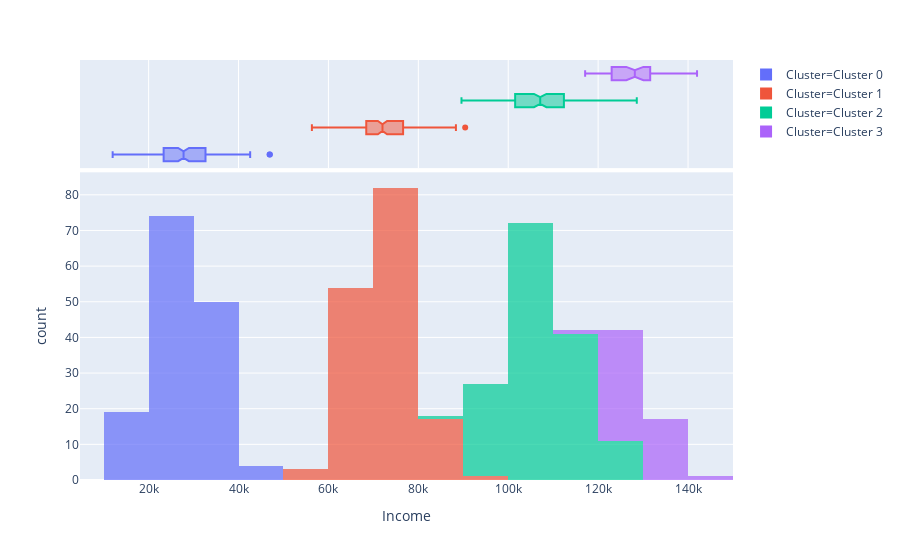

This figure's notebook cell:
### Code cell
# plot a model
plot_model(kmeans,plot='distribution',feature='Income')

### Figure 1 — Plotly figure (JSON) as saved in the notebook; plotly's stock layout.template omitted (floating-point values rounded to 4 significant figures; data arrays with more than 128 entries replaced by an {"elided": "..."} marker saying what was removed)
{"data": [{"alignmentgroup": "True", "bingroup": "x", "hoverlabel": {"namelength": 0}, "hovertemplate": "Cluster=Cluster 0<br>Income=%{x}<br>count=%{y}", "legendgroup": "Cluster=Cluster 0", "marker": {"color": "#636efa", "opacity": 0.7}, "name": "Cluster=Cluster 0", "offsetgroup": "Cluster=Cluster 0", "orientation": "v", "showlegend": true, "type": "histogram", "x": {"elided": "147 int values"}, "xaxis": "x", "yaxis": "y"}, {"alignmentgroup": "True", "customdata": {"elided": "147x5 mixed values"}, "hoverlabel": {"namelength": 0}, "hovertemplate": "Cluster=%{customdata[4]}<br>Income=%{customdata[1]}<br>Age=%{customdata[0]}<br>SpendingScore=%{customdata[2]}<br>Savings=%{customdata[3]}", "legendgroup": "Cluster=Cluster 0", "marker": {"color": "#636efa"}, "name": "Cluster=Cluster 0", "notched": true, "offsetgroup": "Cluster=Cluster 0", "showlegend": false, "type": "box", "x": {"elided": "147 int values"}, "xaxis": "x2", "yaxis": "y2"}, {"alignmentgroup": "True", "bingroup": "x", "hoverlabel": {"namelength": 0}, "hovertemplate": "Cluster=Cluster 1<br>Income=%{x}<br>count=%{y}", "legendgroup": "Cluster=Cluster 1", "marker": {"color": "#EF553B", "opacity": 0.7}, "name": "Cluster=Cluster 1", "offsetgroup": "Cluster=Cluster 1", "orientation": "v", "showlegend": true, "type": "histogram", "x": {"elided": "157 int values"}, "xaxis": "x", "yaxis": "y"}, {"alignmentgroup": "True", "customdata": {"elided": "157x5 mixed values"}, "hoverlabel": {"namelength": 0}, "hovertemplate": "Cluster=%{customdata[4]}<br>Income=%{customdata[1]}<br>Age=%{customdata[0]}<br>SpendingScore=%{customdata[2]}<br>Savings=%{customdata[3]}", "legendgroup": "Cluster=Cluster 1", "marker": {"color": "#EF553B"}, "name": "Cluster=Cluster 1", "notched": true, "offsetgroup": "Cluster=Cluster 1", "showlegend": false, "type": "box", "x": {"elided": "157 int values"}, "xaxis": "x2", "yaxis": "y2"}, {"alignmentgroup": "True", "bingroup": "x", "hoverlabel": {"namelength": 0}, "hovertemplate": "Cluster=Cluster 2<br>Income=%{x}<br>count=%{y}", "legendgroup": "Cluster=Cluster 2", "marker": {"color": "#00cc96", "opacity": 0.7}, "name": "Cluster=Cluster 2", "offsetgroup": "Cluster=Cluster 2", "orientation": "v", "showlegend": true, "type": "histogram", "x": {"elided": "151 int values"}, "xaxis": "x", "yaxis": "y"}, {"alignmentgroup": "True", "customdata": {"elided": "151x5 mixed values"}, "hoverlabel": {"namelength": 0}, "hovertemplate": "Cluster=%{customdata[4]}<br>Income=%{customdata[1]}<br>Age=%{customdata[0]}<br>SpendingScore=%{customdata[2]}<br>Savings=%{customdata[3]}", "legendgroup": "Cluster=Cluster 2", "marker": {"color": "#00cc96"}, "name": "Cluster=Cluster 2", "notched": true, "offsetgroup": "Cluster=Cluster 2", "showlegend": false, "type": "box", "x": {"elided": "151 int values"}, "xaxis": "x2", "yaxis": "y2"}, {"alignmentgroup": "True", "bingroup": "x", "hoverlabel": {"namelength": 0}, "hovertemplate": "Cluster=Cluster 3<br>Income=%{x}<br>count=%{y}", "legendgroup": "Cluster=Cluster 3", "marker": {"color": "#ab63fa", "opacity": 0.7}, "name": "Cluster=Cluster 3", "offsetgroup": "Cluster=Cluster 3", "orientation": "v", "showlegend": true, "type": "histogram", "x": [122671, 138443, 138021, 134734, 129087, 129469, 129937, 123005, 126500, 121468, 120226, 122924, 134209, 130974, 131578, 132948, 123153, 131827, 128625, 136644, 134389, 130934, 122581, 122788, 130361, 123229, 129142, 127352, 120525, 126617, 123828, 125662, 127699, 130813, 123678, 129726, 134966, 125008, 131009, 120465, 129019, 127320, 117108, 120957, 134384, 136255, 142000, 122264, 121216, 123718], "xaxis": "x", "yaxis": "y"}, {"alignmentgroup": "True", "customdata": {"elided": "50x5 mixed values"}, "hoverlabel": {"namelength": 0}, "hovertemplate": "Cluster=%{customdata[4]}<br>Income=%{customdata[1]}<br>Age=%{customdata[0]}<br>SpendingScore=%{customdata[2]}<br>Savings=%{customdata[3]}", "legendgroup": "Cluster=Cluster 3", "marker": {"color": "#ab63fa"}, "name": "Cluster=Cluster 3", "notched": true, "offsetgroup": "Cluster=Cluster 3", "showlegend": false, "type": "box", "x": [122671, 138443, 138021, 134734, 129087, 129469, 129937, 123005, 126500, 121468, 120226, 122924, 134209, 130974, 131578, 132948, 123153, 131827, 128625, 136644, 134389, 130934, 122581, 122788, 130361, 123229, 129142, 127352, 120525, 126617, 123828, 125662, 127699, 130813, 123678, 129726, 134966, 125008, 131009, 120465, 129019, 127320, 117108, 120957, 134384, 136255, 142000, 122264, 121216, 123718], "xaxis": "x2", "yaxis": "y2"}], "layout": {"barmode": "relative", "legend": {"tracegroupgap": 0}, "margin": {"t": 60}, "xaxis": {"anchor": "y", "domain": [0, 1], "title": {"text": "Income"}}, "xaxis2": {"anchor": "y2", "domain": [0, 1], "matches": "x", "showgrid": true, "showticklabels": false}, "yaxis": {"anchor": "x", "domain": [0, 0.7326], "title": {"text": "count"}}, "yaxis2": {"anchor": "x2", "domain": [0.7426, 1], "matches": "y2", "showgrid": false, "showline": false, "showticklabels": false, "ticks": ""}}}
